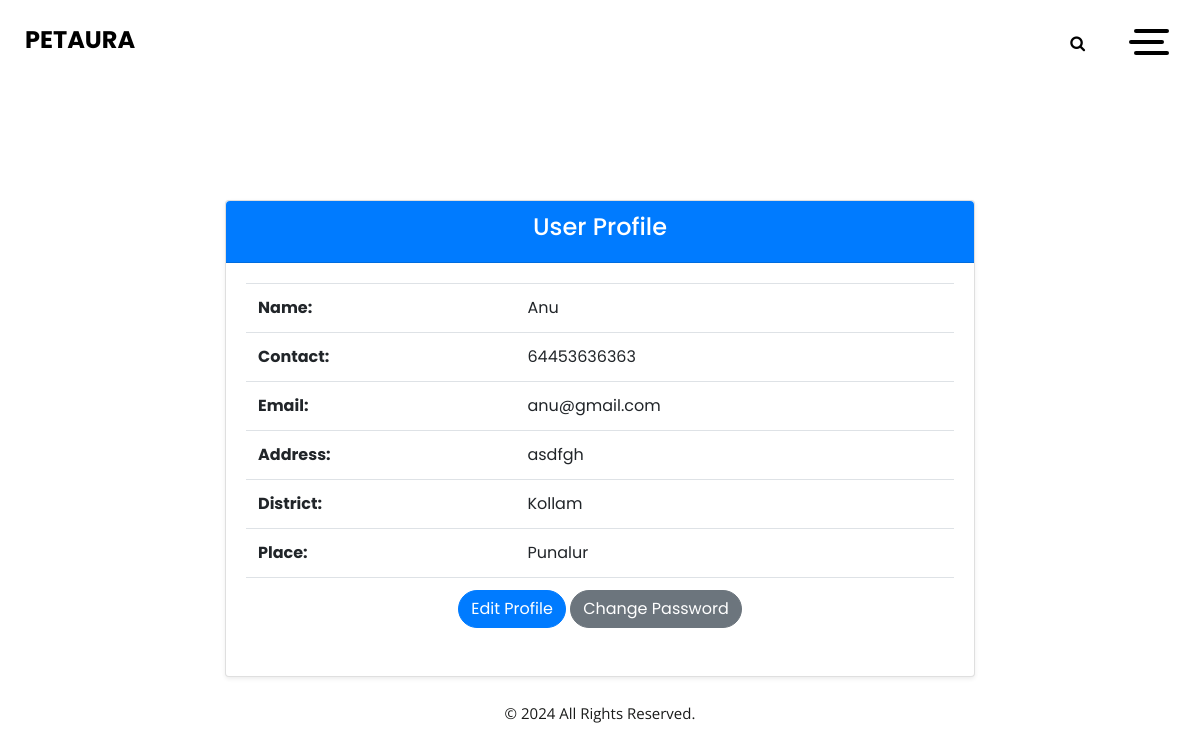
The page /User/Profile.php (signed in) on the database its author committed.
### tables this page shows
CREATE TABLE `tbl_user` (
  `user_id` int(11) NOT NULL,
  `user_name` varchar(20) NOT NULL,
  `user_contact` varchar(20) NOT NULL,
  `user_email` varchar(20) NOT NULL,
  `user_address` varchar(20) NOT NULL,
  `user_password` varchar(20) NOT NULL,
  `place_id` int(11) NOT NULL,
  `district_id` int(11) NOT NULL
);

CREATE TABLE `tbl_district` (
  `district_id` int(11) NOT NULL,
  `district_name` varchar(20) NOT NULL
);

CREATE TABLE `tbl_place` (
  `place_id` int(11) NOT NULL,
  `place_name` varchar(30) NOT NULL,
  `district_id` int(11) NOT NULL
);

### User/Profile.php (the view, shortened to what this page needs)
<?php
include("Head.php");
include('../Assets/Connection/connection.php');
$select="select * from tbl_user s inner join tbl_district c on s.district_id=c.district_id
         inner join tbl_place b on s.place_id = b.place_id where user_id=".$_SESSION['uid'];
$result=$con->query($select);
$data=$result->fetch_assoc();
?>
<!DOCTYPE html PUBLIC "-//W3C//DTD XHTML 1.0 Transitional//EN" "http://www.w3.org/TR/xhtml1/DTD/xhtml1-transitional.dtd">
<html xmlns="http://www.w3.org/1999/xhtml">
<head>
</head>
<body>
<div class="container mt-5">
    <div class="row justify-content-center">
        <div class="col-md-8">
            <div class="card rounded shadow-sm">
                <div class="card-header bg-primary text-white rounded-top">
                    <h4 class="text-center">User Profile</h4>
                </div>
                <div class="card-body rounded-bottom">
                    <table class="table">
                        <tbody>
                            <tr>
                                <td><strong>Name:</strong></td>
                                <td><?php echo $data['user_name']; ?></td>
                            </tr>
                            <tr>
                                <td><strong>Contact:</strong></td>
                                <td><?php echo $data['user_contact']; ?></td>
                            </tr>
                            <tr>
                                <td><strong>Email:</strong></td>
                                <td><?php echo $data['user_email']; ?></td>
                            </tr>
                            <tr>
                                <td><strong>Address:</strong></td>
                                <td><?php echo $data['user_address']; ?></td>
                            </tr>
                            <tr>
                                <td><strong>District:</strong></td>
                                <td><?php echo $data['district_name']; ?></td>
                            </tr>
                            <tr>
                                <td><strong>Place:</strong></td>
                                <td><?php echo $data['place_name']; ?></td>
                            </tr>
                            <tr>
                                <td colspan="2" class="text-center">
                                    <a href="Editprofile.php" class="btn btn-primary rounded-pill">Edit Profile</a>
                                    <a href="Changepassword.php" class="btn btn-secondary rounded-pill">Change Password</a>
                                </td>
                            </tr>
                        </tbody>
                    </table>
                </div>
            </div>
        </div>
    </div>
</div>
</body>
</html>
<?php
include("Foot.php");
?>

### Main/css/style.css (style rules this page uses)
body { font-family: 'Poppins', sans-serif; color: #000000; background-color: #ffffff; }
a, a:hover, a:focus { text-decoration: none; }
.btn, .btn:focus { outline: none !important; -webkit-box-shadow: none; box-shadow: none; }

### Main/css/responsive.css (style rules this page uses)
@media (min-width: 1200px) { .container { max-width: 1170px; } }

### rows shown on the page
tbl_user: user_name "Anu", user_contact "64453636363", user_email "anu@gmail.com", user_address "asdfgh", district.district_name "Kollam", place.place_name "Punalur"
